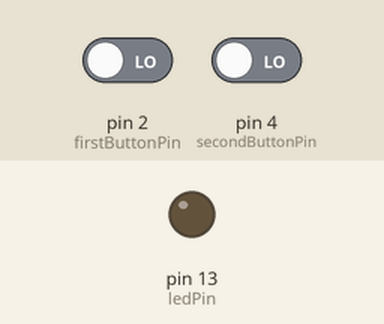
Recording of a sketch running on a simulated Arduino Uno, built with avr-gcc and run on an emulated ATmega328P. Shown: output pins drawn as LEDs (lit = HIGH). The inputs (shaded band) are chosen by the test bench; at power-on: pin 2 (firstButtonPin) LOW, pin 4 (secondButtonPin) LOW.

Above: at 1.2 s.
1.3 s: pin 2 (firstButtonPin) driven HIGH and pin 4 (secondButtonPin) driven HIGH
At 2.5 s:
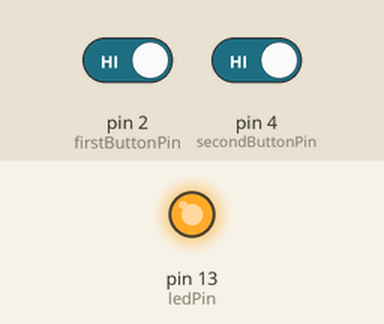
2.8 s: pin 2 (firstButtonPin) driven LOW
At 3.9 s:
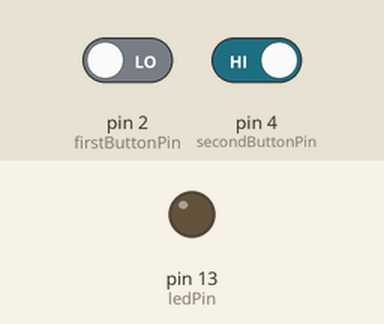
4.3 s: pin 2 (firstButtonPin) driven HIGH
At 5.0 s:
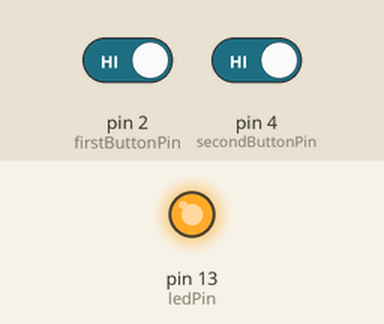
Timing chart, 0 to 7.3 s (numbered marks = the images above; inputs shaded):
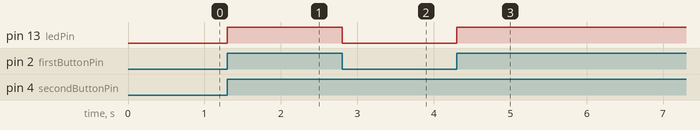

Measured:
- after the input at 1.3 s, pin 13 (ledPin): LOW → HIGH at once
- after the input at 2.8 s, pin 13 (ledPin): HIGH → LOW at once
- after the input at 4.3 s, pin 13 (ledPin): LOW → HIGH at once

The sketch:

DoubleButton.ino
```cpp
/*
  Double Button

  Turns on and off a light emitting diode(LED) connected to digital pin 12,
  when pressing both pushbuttons attached to pin 2 and pin 4.

  The circuit:
  - LED attached from pin 13 to ground
  - pushbutton attached to pin 2 from +5V
  - 10K resistor attached to pin 2 from ground

  - Note: on most Arduinos there is already an LED on the board
    attached to pin 13.

  created on 3/11/2018
  by Nanda Kumar
*/

// constants won't change. They're used here to set pin numbers:
const int firstButtonPin = 2;      // the number of the pushbutton pin
const int secondButtonPin = 4;     // the number of the pushbutton pin
const int ledPin =  13;            // the number of the LED pin

// variables will change:
int firstButtonState = 0;          // variable for reading the pushbutton status
int secondButtonState = 0;         // variable for reading the pushbutton status


void setup() {
  // initialize the LED pin as an output:
  pinMode(ledPin, OUTPUT);
  // initialize the pushbutton pins as an input:
  pinMode(firstButtonPin, INPUT);
  pinMode(secondButtonPin, INPUT);
}

void loop() {
  // read the state of the pushbutton value:
  firstButtonState = digitalRead(firstButtonPin);
  secondButtonState = digitalRead(secondButtonPin);

  // check if the pushbutton is pressed. If it is, the buttonState is HIGH:
  if ((firstButtonState == HIGH) && (secondButtonState == HIGH)) {
    // turn LED on:
    digitalWrite(ledPin, HIGH);
  } else {
    // turn LED off:
    digitalWrite(ledPin, LOW);
  }
}
```
